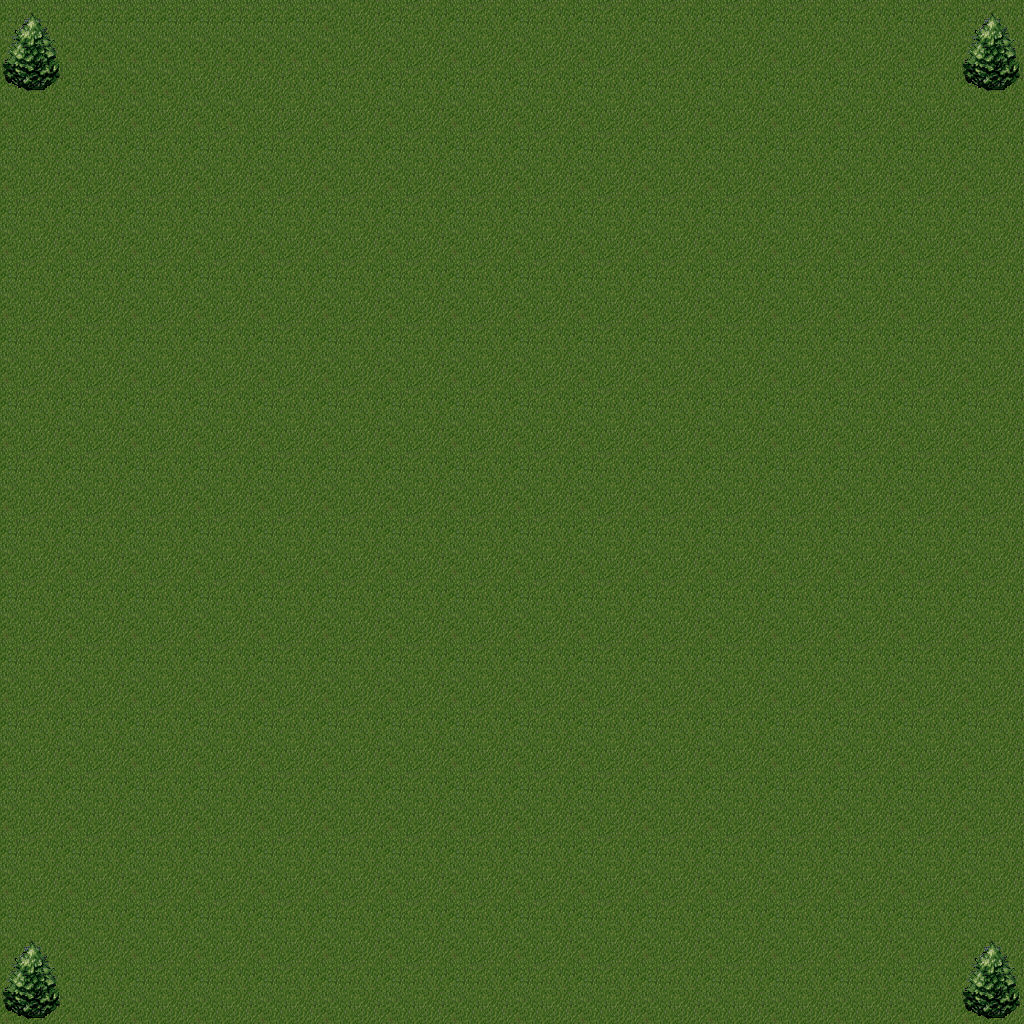

This is a level from a 2D game, rendered from its Tiled map with the project's own tilesets. A one-line summary and the map file follow, with tile-layer data summarised:
An orthogonal 32x32 tile map with 32x32 px tiles, 2 tile layers (Tile Layer 1, Tile Layer 2).

<map version="1.2" tiledversion="1.2.3" orientation="orthogonal" renderorder="right-down" width="32" height="32" tilewidth="32" tileheight="32" infinite="0" nextlayerid="3" nextobjectid="1">
 <tileset firstgid="1" source="tileset.tsx" />
 <layer id="1" name="Tile Layer 1" width="32" height="32">
  <data>[1024 cells, 1024 non-empty, 4 distinct tile ids]</data>
 </layer>
 <layer id="2" name="Tile Layer 2" width="32" height="32">
  <data>[1024 cells, 24 non-empty, 6 distinct tile ids]</data>
 </layer>
</map>
